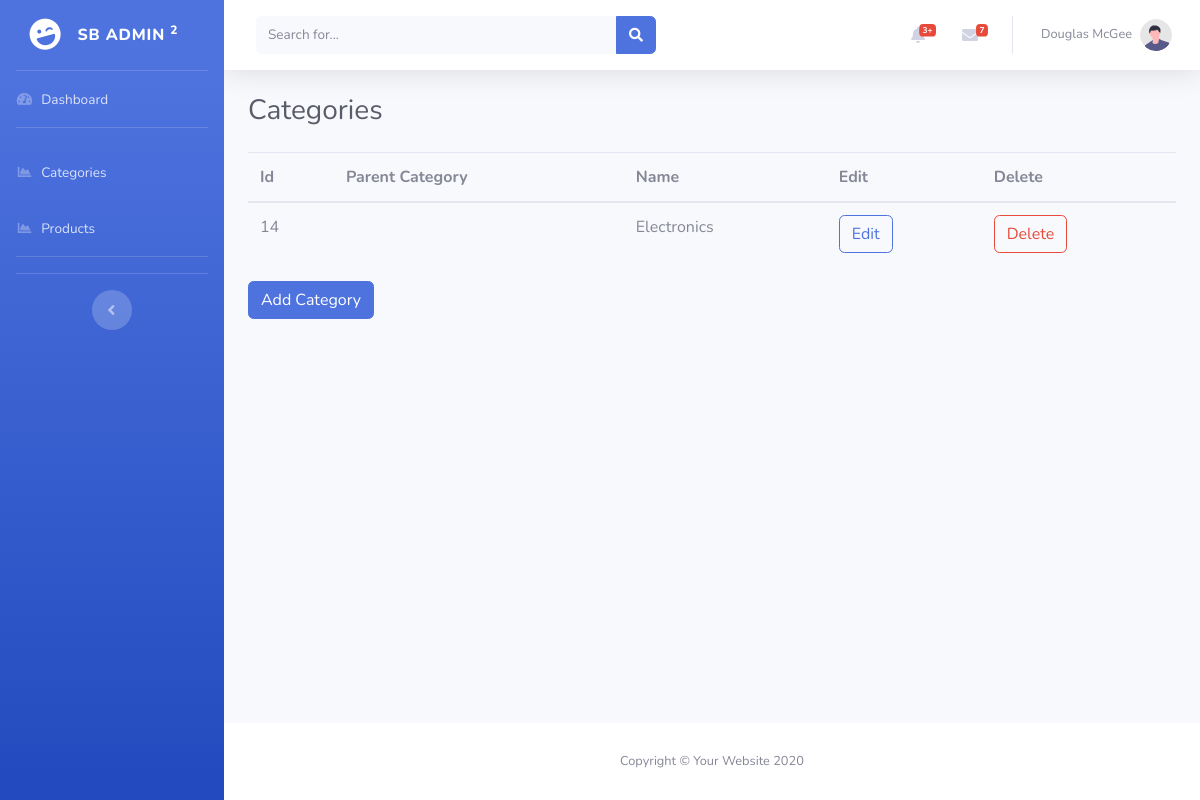
Before: /admin/categories.php (signed in) with the older database file.
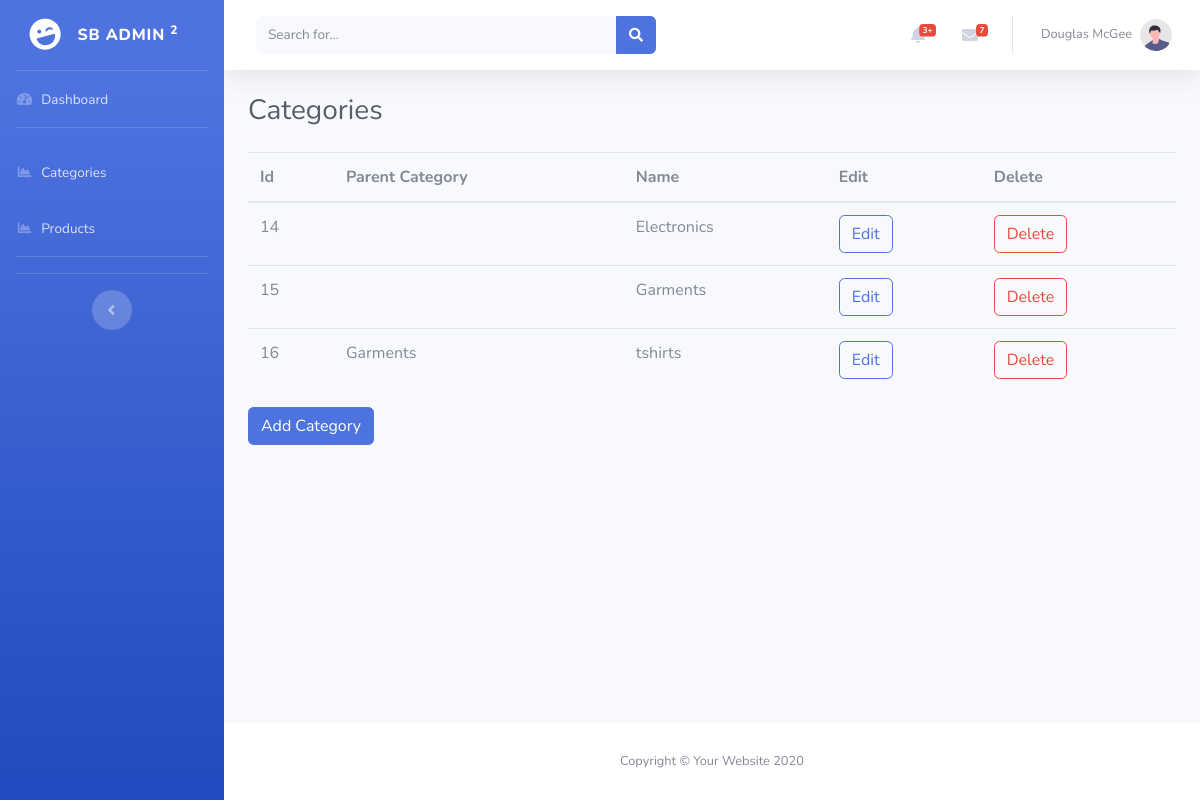
After: the same page with the newer database file.
### tables this page shows
CREATE TABLE `catagories` (
  `id` int(11) NOT NULL,
  `parent_id` text DEFAULT '0',
  `name` text NOT NULL
);

### admin/categories.php (the view, shortened to what this page needs)
<?php include("./inc/header.php");
$view_categories="SELECT t1.name, t1.id, t2.name FROM catagories AS t1 LEFT JOIN catagories AS t2 ON t1.parent_id=t2.id";
$result=$con->query($view_categories);
?>
    <div class="container-fluid">
      <div class="row">
        <div class="col-md-6">
          <h1 class="h3 mb-4 text-gray-800">Categories</h1>
        </div>
        <div class="col-md-6">
        </div>
      </div>
      <div class="table-resposive">
      <table class="table table-stripe table-center" >
        <thead>
          <tr>
           <th>Id</th>
            <th>Parent Category</th>
            <th>Name</th>
            <th>Edit</th>
            <th>Delete</th>
          </tr>
        </thead>
        <tbody>
          <?php
            while($records=mysqli_fetch_array($result)) {
          ?>
          <tr>
            <td><?php echo $records['id'];?></td>
            <td><?php echo $records['name'];?></td>
            <td><?php echo $records['0'];?></td>
            <td>
              <a href="http://localhost/ecommerce/admin/update_categories.php?id=<?php echo $records['id'];?>" class="btn btn-outline-primary">
                Edit
              </a>
            </td>
            <td>
              <a href="http://localhost/ecommerce/admin/Controller/categories/delete.php?id=<?php echo $records['id'];?>" class="btn btn-outline-danger">
                Delete
              </a>
            </td>
          </tr>
          <?php }?>
        </tbody>
      </table>
      </div>
       <a href="http://localhost/ecommerce/admin/add_category.php" class="btn btn-primary">Add Category</a>
    </div>
<?php include("./inc/footer.php") ?>

### admin/inc/header.php (shortened to what this page needs)
<!DOCTYPE html>
<html lang="en">
<head>
    <link href="vendor/fontawesome-free/css/all.min.css" rel="stylesheet" type="text/css">
    <link href="css/sb-admin-2.min.css" rel="stylesheet">
</head>
<body id="page-top">
    <div id="wrapper">
        <?php include("sidebar.php") ?>
        <div id="content-wrapper" class="d-flex flex-column">
            <div id="content">
                <nav class="navbar navbar-expand navbar-light bg-white topbar mb-4 static-top shadow">
                    <form
                        class="d-none d-sm-inline-block form-inline mr-auto ml-md-3 my-2 my-md-0 mw-100 navbar-search">
                        <div class="input-group">
                            <input type="text" class="form-control bg-light border-0 small" placeholder="Search for..."
                                aria-label="Search" aria-describedby="basic-addon2">
                            <div class="input-group-append">
                                <button class="btn btn-primary" type="button">
                                    <i class="fas fa-search fa-sm"></i>
                                </button>
                            </div>
                        </div>
                    </form>
                    <ul class="navbar-nav ml-auto">
                        <li class="nav-item dropdown no-arrow mx-1">
                            <a class="nav-link dropdown-toggle" href="#" id="alertsDropdown" role="button"
                                data-toggle="dropdown" aria-haspopup="true" aria-expanded="false">
                                <i class="fas fa-bell fa-fw"></i>
                                <span class="badge badge-danger badge-counter">3+</span>
                            </a>
                        </li>
                        <li class="nav-item dropdown no-arrow mx-1">
                            <a class="nav-link dropdown-toggle" href="#" id="messagesDropdown" role="button"
                                data-toggle="dropdown" aria-haspopup="true" aria-expanded="false">
                                <i class="fas fa-envelope fa-fw"></i>
                                <span class="badge badge-danger badge-counter">7</span>
                            </a>
                        </li>
                        <li class="nav-item dropdown no-arrow">
                            <a class="nav-link dropdown-toggle" href="#" id="userDropdown" role="button"
                                data-toggle="dropdown" aria-haspopup="true" aria-expanded="false">
                                <span class="mr-2 d-none d-lg-inline text-gray-600 small">Douglas McGee</span>
                                <img class="img-profile rounded-circle"
                                    src="img/undraw_profile.svg">
                            </a>
                        </li>
                    </ul>
                </nav>

### admin/inc/sidebar.php
<ul class="navbar-nav bg-gradient-primary sidebar sidebar-dark accordion" id="accordionSidebar">
    <a class="sidebar-brand d-flex align-items-center justify-content-center" href="index.html">
        <div class="sidebar-brand-icon rotate-n-15">
            <i class="fas fa-laugh-wink"></i>
        </div>
        <div class="sidebar-brand-text mx-3">SB Admin <sup>2</sup></div>
    </a>
    <hr class="sidebar-divider my-0">
    <li class="nav-item">
        <a class="nav-link" href="http://localhost/ecommerce/admin/dashboard.php">
            <i class="fas fa-fw fa-tachometer-alt"></i>
            <span>Dashboard</span></a>
    </li>
    <hr class="sidebar-divider">
    <li class="nav-item">
        <a class="nav-link" href="http://localhost/ecommerce/admin/categories.php">
            <i class="fas fa-fw fa-chart-area"></i>
            <span>Categories</span></a>
    </li>
    <li class="nav-item">
        <a class="nav-link" href="http://localhost/ecommerce/admin/products.php">
            <i class="fas fa-fw fa-chart-area"></i>
            <span>Products</span></a>
    </li>
    <hr class="sidebar-divider">
    <hr class="sidebar-divider d-none d-md-block">
    <div class="text-center d-none d-md-inline">
        <button class="rounded-circle border-0" id="sidebarToggle"></button>
    </div>
</ul>

### admin/inc/footer.php (shortened to what this page needs)
                </div>
            <footer class="sticky-footer bg-white">
                <div class="container my-auto">
                    <div class="copyright text-center my-auto">
                        <span>Copyright &copy; Your Website 2020</span>
                    </div>
                </div>
            </footer>
        </div>
    </div>
</body>
</html>

Changed rows visible on the page:
added catagories: id "15", name "Garments"
added catagories: id "16", catagories.name "Garments", name "tshirts"
